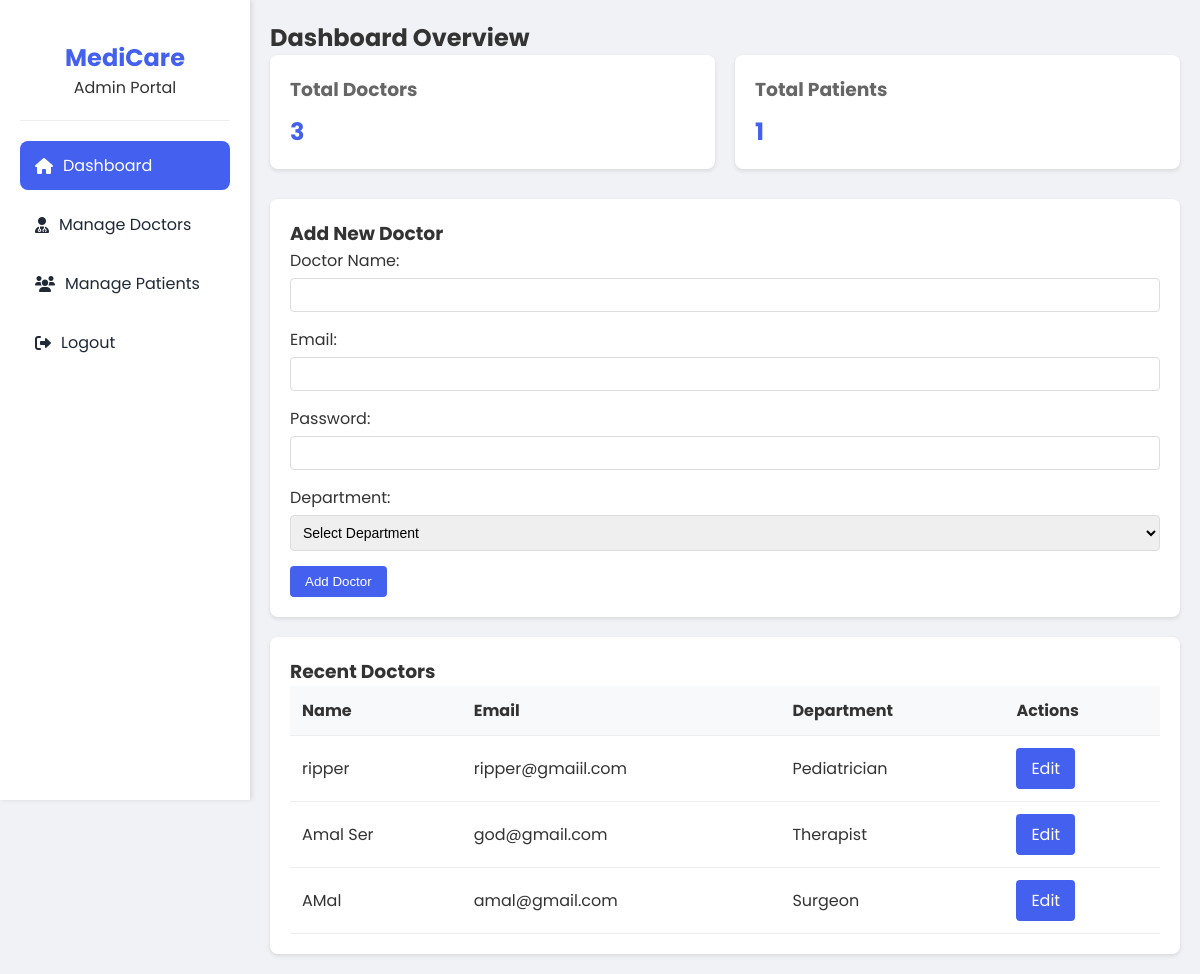
/admin_dashboard.php (signed in), run on the app's committed database.
### tables this page shows
CREATE TABLE `doctors` (
  `id` int(11) NOT NULL,
  `name` varchar(100) DEFAULT NULL,
  `email` varchar(100) DEFAULT NULL,
  `password` varchar(100) DEFAULT NULL,
  `department` varchar(50) DEFAULT NULL,
  `address` varchar(100) DEFAULT NULL,
  `phone` int(100) DEFAULT NULL,
  `specialization` varchar(100) DEFAULT NULL,
  `created_at` timestamp NOT NULL DEFAULT current_timestamp()
);

### adminpages/dashboard.php (the view, shortened to what this page needs)
<h2>Dashboard Overview</h2>
<div class="stats-grid">
    <div class="stat-card">
        <h3>Total Doctors</h3>
        <div class="number"><?php echo $doctors_count; ?></div>
    </div>
    <div class="stat-card">
        <h3>Total Patients</h3>
        <div class="number"><?php echo $patients_count; ?></div>
    </div>
</div>
<div class="form-box">
    <h3>Add New Doctor</h3>
    <form action="add_doctor.php" method="POST">
        <div class="form-group">
            <label>Doctor Name:</label>
            <input type="text" name="name" class="form-control" required>
        </div>
        <div class="form-group">
            <label>Email:</label>
            <input type="email" name="email" class="form-control" required>
        </div>
        <div class="form-group">
            <label>Password:</label>
            <input type="password" name="password" class="form-control" required>
        </div>
        <div class="form-group">
            <label>Department:</label>
            <select name="department" class="form-control" required>
                <option value="">Select Department</option>
            </select>
        </div>
        <button type="submit" name="add_doctor" class="btn btn-primary">Add Doctor</button>
    </form>
</div>
<div class="table-container">
    <h3>Recent Doctors</h3>
    <table>
        <tr>
            <th>Name</th>
            <th>Email</th>
            <th>Department</th>
            <th>Actions</th>
        </tr>
        <?php
        if($doctors_result && mysqli_num_rows($doctors_result) > 0) {
            while($doctor = mysqli_fetch_assoc($doctors_result)) {
        ?>
            <tr>
                <td><?php echo $doctor['name']; ?></td>
                <td><?php echo $doctor['email']; ?></td>
                <td><?php echo $doctor['department']; ?></td>
                <td>
                    <a href="edit_doctor.php?id=<?php echo $doctor['id']; ?>" class="btn btn-primary">Edit</a>
                </td>
            </tr>
        <?php
            }
        } else {
            echo "<tr><td colspan='4'>No doctors found</td></tr>";
        }
        ?>
    </table>
</div>

### css/admin_style.css (style rules this page uses)
:root { --primary-color: #4361ee; --secondary-color: #3f37c9; --success-color: #4CAF50; --danger-color: #e74c3c; --dark-color: #1f2937; --light-color: #f3f4f6; --sidebar-width: 250px; }
* { margin: 0; padding: 0; box-sizing: border-box; }
body { font-family: 'Poppins', sans-serif; background: #f0f2f5; color: #333; }
.stats-grid { display: grid; grid-template-columns: repeat(auto-fit, minmax(200px, 1fr)); gap: 20px; margin-bottom: 30px; }
.stat-card { background: white; padding: 20px; border-radius: 8px; box-shadow: 0 2px 4px rgba(0,0,0,0.1); }
.stat-card h3 { color: #666; margin-bottom: 10px; }
.stat-card .number { font-size: 24px; font-weight: bold; color: var(--primary-color); }
.form-box { background: white; padding: 20px; border-radius: 8px; margin-bottom: 20px; box-shadow: 0 2px 4px rgba(0,0,0,0.1); }
.form-group { margin-bottom: 15px; }
.form-group label { display: block; margin-bottom: 5px; }
.form-control { width: 100%; padding: 8px; border: 1px solid #ddd; border-radius: 4px; font-size: 14px; }
.btn { padding: 8px 15px; border: none; border-radius: 4px; cursor: pointer; text-decoration: none; display: inline-block; }
.btn-primary { background: var(--primary-color); color: white; }
.table-container { background: white; padding: 20px; border-radius: 8px; box-shadow: 0 2px 4px rgba(0,0,0,0.1); }
table { width: 100%; border-collapse: collapse; }
th, td { padding: 12px; text-align: left; border-bottom: 1px solid #eee; }
th { background-color: #f8f9fa; font-weight: bold; }

### data on the page
doctors: name "ripper", email "ripper@gmaiil.com", department "Pediatrician"
doctors: name "Amal Ser", email "god@gmail.com", department "Therapist"
doctors: name "AMal", email "amal@gmail.com", department "Surgeon"

### other printed values
$doctors_count "3"
$patients_count "1"
